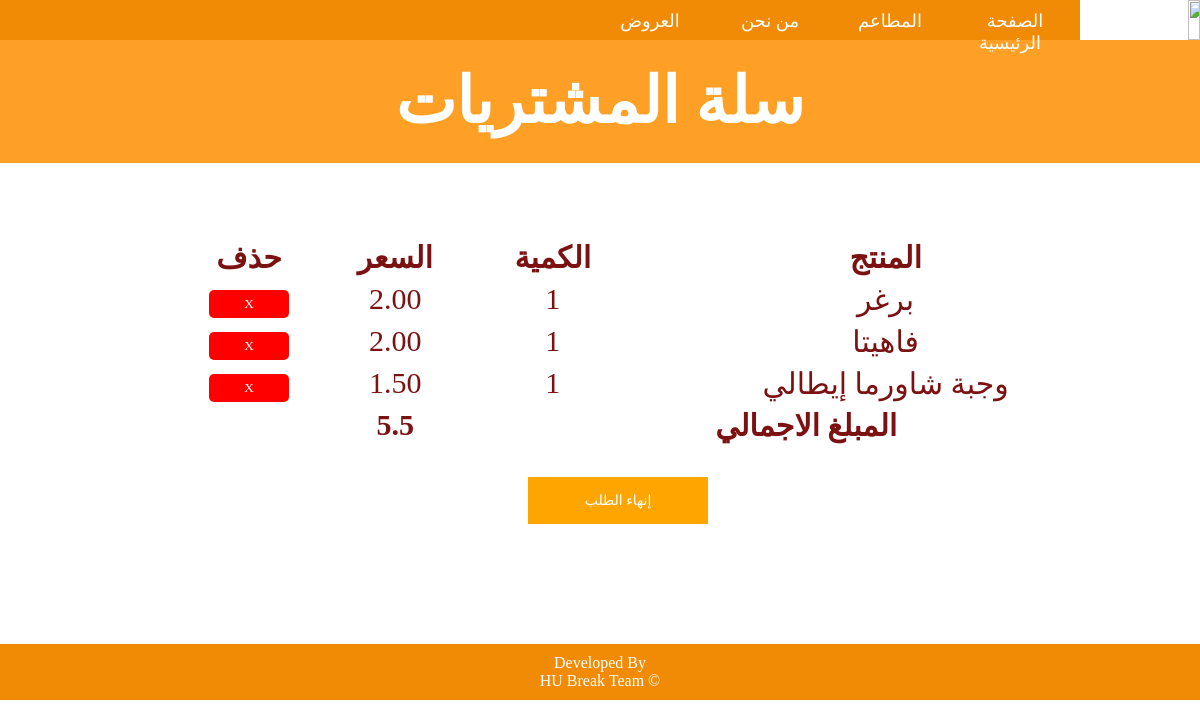
The app's page /cart.php with its own data.
### tables this page shows
CREATE TABLE `cart` (
  `ID` int(255) NOT NULL,
  `n` varchar(255) NOT NULL,
  `price` varchar(255) NOT NULL,
  `quantity` varchar(255) NOT NULL,
  `CartId` int(11) NOT NULL
);

### cart.php (the view, shortened to what this page needs)
<!Doctype html>
<html>
<head>
</head>
<body>
    <nav class="menu-bar">
        <img src="logo.jpg" class="logo">
        <ul>
            <li><a href="cart.php"><span class="cart-icon"></span></a></li>
            <li><a href="#"><span class="user-icon"></span></a>
            </li>
            <li><a href="#">العروض</a></li>
            <li><a href="Home.php#cont">من نحن</a></li>
            <li class="rest"><a href=" #">المطاعم</a>
            </li>
            <li><a href="Home.php">الصفحة الرئيسية</a></li>
        </ul>
    </nav>
    <div class="intro">
        <h1>سلة المشتريات</h1>
    </div>
    <?php
    if (!$database = mysqli_connect("localhost", "root", "12345678", "hubreak_db"))
        die("Sorry, could not connect to the server.");
    extract($_POST);
    $query = "select price,quantity,n,CartId from cart";
    $result = mysqli_query($database, $query);
    print("<table class='table'>");
    print("<thead>");
    print("<th>حذف</th>");
    print("<th>السعر</th>");
    print("<th>الكمية</th>");
    print("<th>المنتج</th>");
    print("</thead>");
    $total = 0;
    while ($row = mysqli_fetch_row($result)) {
        print("<tr>");
        print("<form method='get' action='deletecart.php'>");
        print("<td><input type='submit' class='button' value='X'></td>");
        $x = 0;
        foreach ($row as $value) {
            if ($x != 3)
                print("<td>$value</td>");
            $x++;
        }
        $total = $total + $row[0] * $row[1];
        print("</form>");
        print("</tr>");
    }
    print("<tfoot style='margin-top:30px;'>");
    print("<th></th>");
    print("<th>$total</th>");
    print("<th colspan='2'>المبلغ الاجمالي</th>");
    print("</tfoot>");
    print("</table>");
    ?>
    <div>
        <form action="ET.php" method="POST">
            <input type="submit" class="place" value="إنهاء الطلب">
        </form>
    </div>
    <footer>
        <p>Developed By</p>
        <p>HU Break Team &copy;</p>
    </footer>
</body>
</html>

### cart.php (style rules this page uses)
* { margin: 0; padding: 0; font-family: 'Times New Roman', Times, serif; box-sizing: border-box; }
body { color: rgb(124, 17, 17); background-attachment: fixed; background-color: white; }
.menu-bar { background: #f18b05; text-align: right; height: 40px; margin-right: 10%; padding-right: 5px; font-size: large; }
.menu-bar ul { display: inline-flex; list-style: none; color: #fff; }
.menu-bar ul li { width: 120px; margin: 0px; padding: 10px 0px; text-align: center; }
.menu-bar ul li a { text-decoration: none; color: #fff; padding-right: 10px; }
.logo { width: 10%; height: 40px; right: 0; position: absolute; }
.table { font-size: 30px; margin: 6% 6% auto 15%; width: 80%; color: rgb(124, 17, 17); }
.table td { text-align: center; }
tr { height: 40px; }
thead, tfoot { height: 30px; }
footer { background: #f18b05; color: white; text-align: center; padding: 10px; margin-bottom: 0; margin-top: 10%; background-attachment: fixed; }
a .cart-icon { display: inline-block; width: 18px; height: 18px; background-image: url("cart-icon.png"); background-size: contain; }
.user-icon { display: inline-block; width: 18px; height: 18px; background-image: url("user.png"); background-size: contain; }
.intro { background-color: #fda025; width: 100%; color: white; padding: 2% 0; font-size: xx-large; text-align: center; }
.button { cursor: pointer; padding: 6px; width: 60%; background: red; color: white; border: 0; border-radius: 5px; }
.place { background: orange; width: 15%; border: 0; margin-left: 44%; margin-top: 30px; padding: 15px; color: #FFFFFF; font-size: 14px; cursor: pointer; }

### records on screen
cart: price "2.00", quantity "1", n "برغر"
cart: price "2.00", quantity "1", n "فاهيتا"
cart: price "1.50", quantity "1", n "وجبة شاورما إيطالي"

### other values on screen
$total "5.5"
